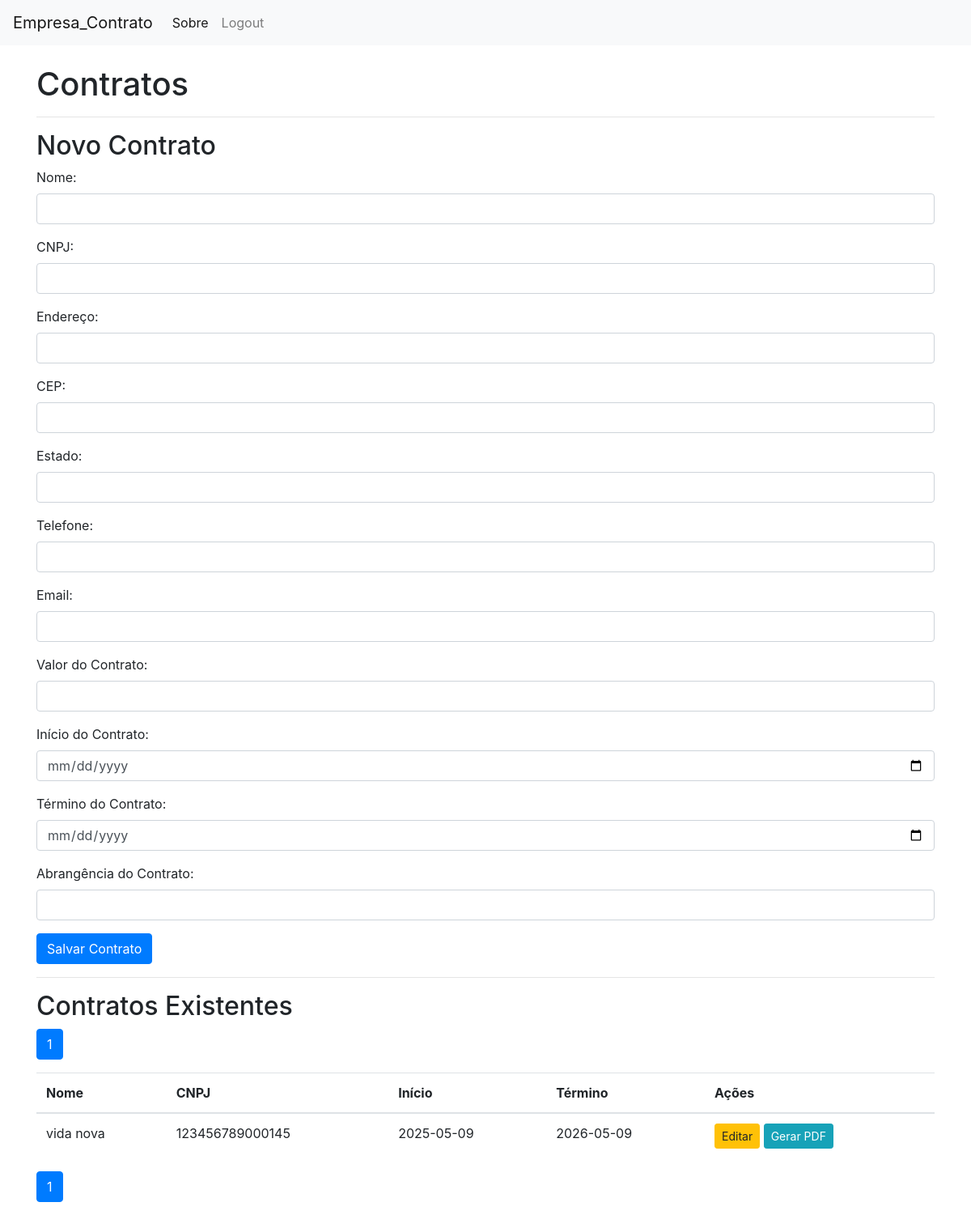
Screenshot of / (signed in) with the database file from the repository.
### app.py (models this page shows)
class ContratCond(db.Model):
    id = db.Column(db.Integer, primary_key=True)
    created = db.Column(db.DateTime, default=datetime.datetime.utcnow)
    nome = db.Column(db.String(200), nullable=False)
    cnpj = db.Column(db.String(14), unique=True, nullable=False)
    endereco = db.Column(db.String(200), nullable=False)
    cep = db.Column(db.String(200), nullable=False)
    estado = db.Column(db.String(200), nullable=False)
    telefone = db.Column(db.String(200), nullable=False)
    email = db.Column(db.String(200), nullable=False)
    valor_contrato = db.Column(db.Float, nullable=False)
    inicio_contrato = db.Column(db.String(200), nullable=False)
    termino_contrato = db.Column(db.String(200))
    abrangencia_contrato = db.Column(db.String(200), nullable=False)

### app.py (the view, shortened to what this page needs)
@app.route('/', methods=['GET', 'POST'])
@login_required
def index():
    page = request.args.get('page', 1, type=int)
    contratos = ContratCond.query.paginate(page=page, per_page=10)
    return render_template('index.html', contratos=contratos)

### app.py (called while the page is built)
@login_manager.user_loader
def load_user(user_id):
    return User.query.get(int(user_id))

### templates/index.html (shortened to what this page needs)
{% extends 'base.html' %}
{% block content %}
  <h1>Contratos</h1>
  <hr>
<h2>Novo Contrato</h2>
<form method="POST">
    <div class="form-group">
        <label for="nome">Nome:</label>
        <input type="text" class="form-control" id="nome" name="nome" required>
    </div>
    <div class="form-group">
        <label for="cnpj">CNPJ:</label>
        <input type="text" class="form-control" id="cnpj" name="cnpj" required>
    </div>
    <div class="form-group">
        <label for="endereco">Endereço:</label>
        <input type="text" class="form-control" id="endereco" name="endereco" required>
    </div>
    <div class="form-group">
        <label for="cep">CEP:</label>
        <input type="text" class="form-control" id="cep" name="cep" required>
    </div>
    <div class="form-group">
        <label for="estado">Estado:</label>
        <input type="text" class="form-control" id="estado" name="estado" required>
    </div>
    <div class="form-group">
        <label for="telefone">Telefone:</label>
        <input type="text" class="form-control" id="telefone" name="telefone" required>
    </div>
    <div class="form-group">
        <label for="email">Email:</label>
        <input type="email" class="form-control" id="email" name="email" required>
    </div>
    <div class="form-group">
        <label for="valor_contrato">Valor do Contrato:</label>
        <input type="number" class="form-control" id="valor_contrato" name="valor_contrato" required>
    </div>
    <div class="form-group">
        <label for="inicio_contrato">Início do Contrato:</label>
        <input type="date" class="form-control" id="inicio_contrato" name="inicio_contrato" required>
    </div>
    <div class="form-group">
        <label for="termino_contrato">Término do Contrato:</label>
        <input type="date" class="form-control" id="termino_contrato" name="termino_contrato">
    </div>
    <div class="form-group">
        <label for="abrangencia_contrato">Abrangência do Contrato:</label>
        <input type="text" class="form-control" id="abrangencia_contrato" name="abrangencia_contrato" required>
    </div>
    <button type="submit" class="btn btn-primary">Salvar Contrato</button>
</form>
<hr>
<h2>Contratos Existentes</h2>
<nav aria-label="Page navigation">
    <ul class="pagination">
        {% for page_num in contratos.iter_pages(left_edge=2, right_edge=2, left_current=2, right_current=2) %}
        {% if page_num %}
        {% if contratos.page == page_num %}
        <li class="page-item active"><a class="page-link" href="{{ url_for('index', page=page_num) }}">{{ page_num }}</a></li>
        {% else %}
        <li class="page-item"><a class="page-link" href="{{ url_for('index', page=page_num) }}">{{ page_num }}</a></li>
        {% endif %}
        {% else %}
        <li class="page-item disabled"><a class="page-link" href="#">...</a></li>
        {% endif %}
        {% endfor %}
    </ul>
</nav>
<table class="table">
    <thead>
        <tr>
            <th>Nome</th>
            <th>CNPJ</th>
            <th>Início</th>
            <th>Término</th>
            <th>Ações</th>
        </tr>
    </thead>
    <tbody>
        {% for contrato in contratos.items %}
        <tr>
            <td>{{ contrato.nome }}</td>
            <td>{{ contrato.cnpj }}</td>
            <td>{{ contrato.inicio_contrato }}</td>
            <td>{{ contrato.termino_contrato }}</td>
            <td>
                <a href="{{ url_for('edit', id=contrato.id) }}" class="btn btn-sm btn-warning">Editar</a>
                <a href="{{ url_for('generate_pdf', id=contrato.id) }}" class="btn btn-sm btn-info" target="_blank">Gerar PDF</a>
            </td>
        </tr>
        {% endfor %}
    </tbody>
</table>
      <ul class="pagination">
      {% for page_num in contratos.iter_pages(left_edge=2, right_edge=2, left_current=2, right_current=2) %}
      {% if page_num %}
      {% if contratos.page == page_num %}
      <li class="page-item active"><a class="page-link" href="{{ url_for('index', page=page_num) }}">{{ page_num }}</a></li>
      {% else %}
      <li class="page-item"><a class="page-link" href="{{ url_for('index', page=page_num) }}">{{ page_num }}</a></li>
      {% endif %}
      {% else %}
      <li class="page-item disabled"><a class="page-link" href="#">...</a></li>
      {% endif %}
      {% endfor %}
    </ul>
  {% endblock %}

### templates/base.html (shortened to what this page needs)
<!DOCTYPE html>
<html lang="pt-BR">
<head>
  <link rel="stylesheet" href="https://stackpath.bootstrapcdn.com/bootstrap/4.3.1/css/bootstrap.min.css">
</head>
<body>
  <nav class="navbar navbar-expand-md navbar-light bg-light">
    <a class="navbar-brand" href="{{ url_for('index') }}">Empresa_Contrato</a>
    <div class="collapse navbar-collapse" id="navbarNav">
      <ul class="navbar-nav">
        <li class="nav-item active">
          <a class="nav-link" href="#">Sobre</a>
        </li>
        {% if current_user.is_authenticated %}
        <li class="nav-item">
          <a class="nav-link" href="{{ url_for('logout') }}">Logout</a>
        </li>
        {% endif %}
      </ul>
    </div>
  </nav>
  <div class="container mt-4">
    {% block content %}{% endblock %}
  </div>
</body>
</html>

### rows the page displays
ContratCond: nome "vida nova", cnpj "123456789000145", inicio_contrato "2025-05-09", termino_contrato "2026-05-09"

### other values shown
{{ page_num }} "1"
